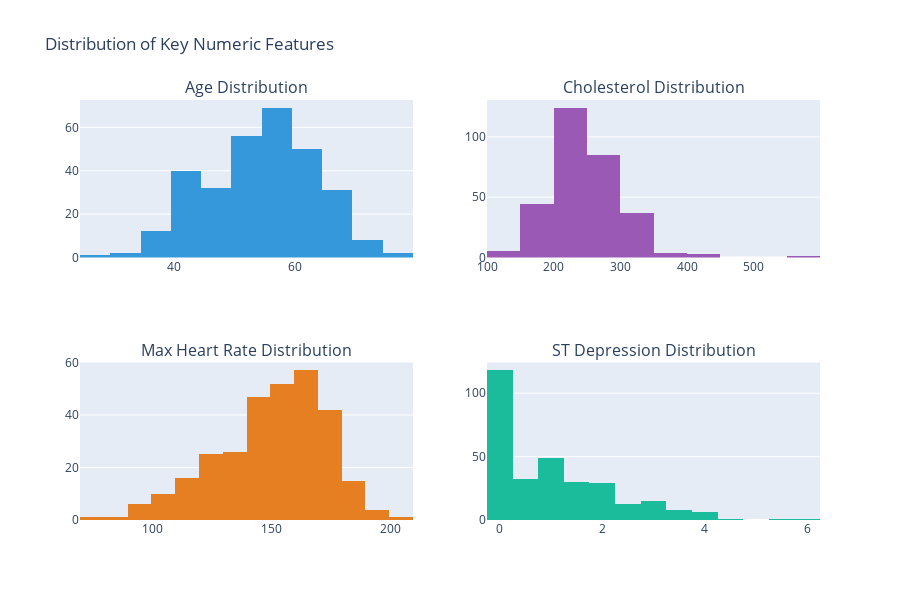

This figure's notebook cell:
### Code cell
# VISUALIZATION 3: Distribution of Key Features (Histograms)
fig = make_subplots(rows=2, cols=2, subplot_titles=(
    'Age Distribution',
    'Cholesterol Distribution',
    'Max Heart Rate Distribution',
    'ST Depression Distribution'
))

# Age
fig.add_trace(go.Histogram(x=df_viz['age'], nbinsx=20, name='Age', marker_color='#3498db'), row=1, col=1)

# Cholesterol
fig.add_trace(go.Histogram(x=df_viz['chol'], nbinsx=20, name='Cholesterol', marker_color='#9b59b6'), row=1, col=2)

# Max Heart Rate
fig.add_trace(go.Histogram(x=df_viz['thalach'], nbinsx=20, name='Max HR', marker_color='#e67e22'), row=2, col=1)

# ST Depression
fig.add_trace(go.Histogram(x=df_viz['oldpeak'], nbinsx=20, name='ST Depression', marker_color='#1abc9c'), row=2, col=2)

fig.update_layout(
    title='Distribution of Key Numeric Features',
    height=600,
    width=900,
    showlegend=False
)

fig.show()

### Figure 1 — Plotly figure (JSON) as saved in the notebook; plotly's stock layout.template omitted (floating-point values rounded to 4 significant figures; data arrays with more than 128 entries replaced by an {"elided": "..."} marker saying what was removed)
{"data": [{"marker": {"color": "#3498db"}, "name": "Age", "nbinsx": 20, "type": "histogram", "x": {"elided": "303 float values"}, "xaxis": "x", "yaxis": "y"}, {"marker": {"color": "#9b59b6"}, "name": "Cholesterol", "nbinsx": 20, "type": "histogram", "x": {"elided": "303 float values"}, "xaxis": "x2", "yaxis": "y2"}, {"marker": {"color": "#e67e22"}, "name": "Max HR", "nbinsx": 20, "type": "histogram", "x": {"elided": "303 float values"}, "xaxis": "x3", "yaxis": "y3"}, {"marker": {"color": "#1abc9c"}, "name": "ST Depression", "nbinsx": 20, "type": "histogram", "x": {"elided": "303 float values"}, "xaxis": "x4", "yaxis": "y4"}], "layout": {"annotations": [{"font": {"size": 16}, "showarrow": false, "text": "Age Distribution", "x": 0.225, "xanchor": "center", "xref": "paper", "y": 1, "yanchor": "bottom", "yref": "paper"}, {"font": {"size": 16}, "showarrow": false, "text": "Cholesterol Distribution", "x": 0.775, "xanchor": "center", "xref": "paper", "y": 1, "yanchor": "bottom", "yref": "paper"}, {"font": {"size": 16}, "showarrow": false, "text": "Max Heart Rate Distribution", "x": 0.225, "xanchor": "center", "xref": "paper", "y": 0.375, "yanchor": "bottom", "yref": "paper"}, {"font": {"size": 16}, "showarrow": false, "text": "ST Depression Distribution", "x": 0.775, "xanchor": "center", "xref": "paper", "y": 0.375, "yanchor": "bottom", "yref": "paper"}], "height": 600, "showlegend": false, "title": {"text": "Distribution of Key Numeric Features"}, "width": 900, "xaxis": {"anchor": "y", "domain": [0, 0.45]}, "xaxis2": {"anchor": "y2", "domain": [0.55, 1]}, "xaxis3": {"anchor": "y3", "domain": [0, 0.45]}, "xaxis4": {"anchor": "y4", "domain": [0.55, 1]}, "yaxis": {"anchor": "x", "domain": [0.625, 1]}, "yaxis2": {"anchor": "x2", "domain": [0.625, 1]}, "yaxis3": {"anchor": "x3", "domain": [0, 0.375]}, "yaxis4": {"anchor": "x4", "domain": [0, 0.375]}}}
